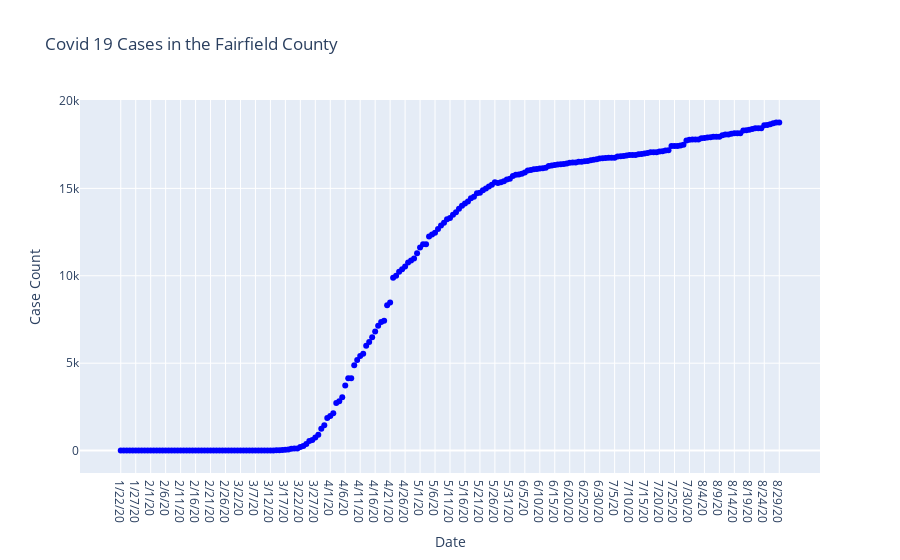

Notebook source saved alongside this figure:
### Code cell
pyo.offline.init_notebook_mode(connected=True)
fig = go.Figure()
fig.add_trace(go.Scatter(x=dates, y=Fairfield_cases,
                    line_color='#0000FF',
                    mode='markers',
                    name='lines'
                        ))
fig.update_layout(
    title="Covid 19 Cases in the Fairfield County",
    xaxis_title="Date",
    yaxis_title="Case Count",
)

value = Fairfield_cases[-1]
print("There are",f"{value:,}","confirmed cases in the Fairfield County")
fig.show()

### Figure 1 — Plotly figure (JSON) as saved in the notebook; plotly's stock layout.template omitted (floating-point values rounded to 4 significant figures; data arrays with more than 128 entries replaced by an {"elided": "..."} marker saying what was removed)
{"data": [{"line": {"color": "#0000FF"}, "mode": "markers", "name": "lines", "type": "scatter", "x": {"elided": "221 str values"}, "y": {"elided": "221 int values"}}], "layout": {"title": {"text": "Covid 19 Cases in the Fairfield County"}, "xaxis": {"title": {"text": "Date"}}, "yaxis": {"title": {"text": "Case Count"}}}}
